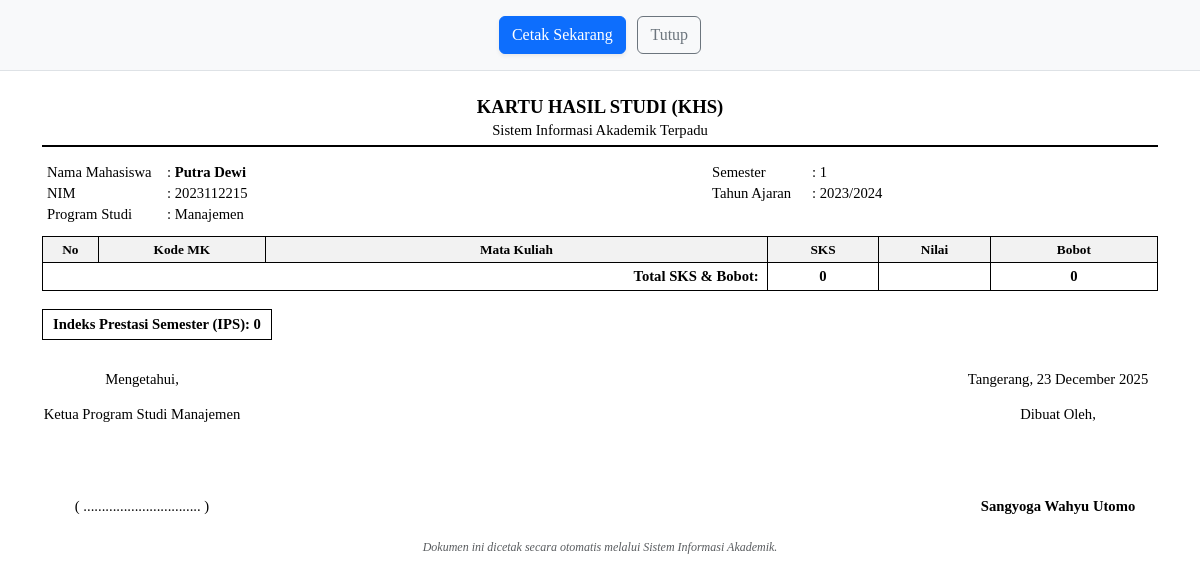
Page /mahasiswa/khs/cetak (signed in) on the committed database.
### tables this page shows
CREATE TABLE tbMahasiswa (
            nim TEXT PRIMARY KEY, 
            nama TEXT NOT NULL, 
            alamat TEXT,
            prodi TEXT,
            fakultas TEXT
        , telepon TEXT);

### routes/mahasiswa.py (the view)
@mahasiswa_bp.route('/mahasiswa/khs/cetak')
def cetak_khs():
    if not session.get('logged_in'): return redirect(url_for('auth.login'))
    conn = get_db()
    nim = request.args.get('nim') or session.get('username')
    semester = request.args.get('semester', 1, type=int)
    tahun = request.args.get('tahun', '2023/2024')
    data_khs = repo.ambil_khs(conn, nim, semester, tahun)
    mahasiswa = repo.cari_by_nim(conn, nim)
    total_sks = 0
    total_bobot = 0
    bobot_map = {'A': 4, 'B': 3, 'C': 2, 'D': 1, 'E': 0}
    for mk in data_khs:
        if mk['nilai_huruf']:
            total_sks += mk['sks']
            total_bobot += (mk['sks'] * bobot_map.get(mk['nilai_huruf'], 0))
    ips = 0 if total_sks == 0 else round(total_bobot / total_sks, 2)
    import datetime
    current_date = datetime.date.today().strftime('%d %B %Y')
    return render_template('cetak_khs.html',
                           mahasiswa=mahasiswa,
                           data=data_khs,
                           semester=semester,
                           tahun=tahun,
                           ips=ips,
                           current_date=current_date,
                           auto_print=True)

### app.py (called while the page is built, shortened)
@app.context_processor
def inject_totals():
    return dict(nav_total_pending=0)

@app.teardown_appcontext
def close_connection(exception):
    repo.close_connection(exception)

### repository.py (called while the page is built)
def get_db():
    db = getattr(g, '_database', None)
    if db is None:
        db = g._database = sqlite3.connect(DATABASE_NAME)
        db.row_factory = sqlite3.Row
    return db

def close_connection(exception):
    db = getattr(g, '_database', None)
    if db is not None:
        db.close()

def cari_by_nim(conn, nim):
    cursor = conn.cursor()
    cursor.execute("SELECT * FROM tbMahasiswa WHERE nim=?", (nim,))
    return cursor.fetchone()

def ambil_khs(conn, nim, semester, tahun_ajaran):
    return ambil_krs_mahasiswa(conn, nim, semester, tahun_ajaran)

def ambil_krs_mahasiswa(conn, nim, semester, tahun_ajaran):
    cursor = conn.cursor()
    query = """
        SELECT k.id, k.nim, k.kode_matkul, k.semester, k.tahun_ajaran,
               m.nama_matkul, m.sks, k.nilai_angka, k.nilai_huruf
        FROM tbKRS k
        JOIN tbMatakuliah m ON k.kode_matkul = m.kode_matkul
        WHERE k.nim = ? AND k.semester = ? AND k.tahun_ajaran = ?
    """
    cursor.execute(query, (nim, semester, tahun_ajaran))
    return cursor.fetchall()

### routes/general.py (called while the page is built)
def get_db():
    return repo.get_db()

### templates/cetak_khs.html (shortened to what this page needs)
<!DOCTYPE html>
<html lang="id">
<head>
    <link href="https://cdn.jsdelivr.net/npm/bootstrap@5.3.3/dist/css/bootstrap.min.css" rel="stylesheet">
</head>
<body {% if auto_print %}onload="window.print()" {% endif %}>
    <div class="no-print text-center py-3 bg-light border-bottom mb-4">
        <button onclick="window.print()" class="btn btn-primary shadow-sm"> Cetak
            Sekarang</button>
        <button onclick="window.close()" class="btn btn-outline-secondary ms-2">Tutup</button>
    </div>
    <div class="container">
        <div class="header-box">
            <div class="khs-title">KARTU HASIL STUDI (KHS)</div>
            <div>Sistem Informasi Akademik Terpadu</div>
        </div>
        <div class="row">
            <div class="col-7">
                <table class="info-table">
                    <tr>
                        <td width="120">Nama Mahasiswa</td>
                        <td>: <strong>{{ mahasiswa['nama'] }}</strong></td>
                    </tr>
                    <tr>
                        <td>NIM</td>
                        <td>: {{ mahasiswa['nim'] }}</td>
                    </tr>
                    <tr>
                        <td>Program Studi</td>
                        <td>: {{ mahasiswa['prodi'] }}</td>
                    </tr>
                </table>
            </div>
            <div class="col-5">
                <table class="info-table">
                    <tr>
                        <td width="100">Semester</td>
                        <td>: {{ semester }}</td>
                    </tr>
                    <tr>
                        <td>Tahun Ajaran</td>
                        <td>: {{ tahun }}</td>
                    </tr>
                </table>
            </div>
        </div>
        <table class="main-table">
            <thead>
                <tr>
                    <th width="5%">No</th>
                    <th width="15%">Kode MK</th>
                    <th width="45%">Mata Kuliah</th>
                    <th width="10%">SKS</th>
                    <th width="10%">Nilai</th>
                    <th width="15%">Bobot</th>
                </tr>
            </thead>
                {% set ns = namespace(total_sks=0, total_bobot=0) %}
            <tfoot>
                <tr class="fw-bold">
                    <td colspan="3" class="text-end">Total SKS & Bobot:</td>
                    <td class="text-center">{{ ns.total_sks }}</td>
                    <td></td>
                    <td class="text-center">{{ ns.total_bobot }}</td>
                </tr>
            </tfoot>
        </table>
        <div class="mt-2">
            <div class="summary-box">
                <strong>Indeks Prestasi Semester (IPS): {{ ips }}</strong>
            </div>
        </div>
        <div class="footer-sign">
            <div class="sign-placeholder">
                <p>Mengetahui,</p>
                <p>Ketua Program Studi {{ mahasiswa['prodi'] }}</p>
                <br><br><br>
                <p>( ................................ )</p>
            </div>
            <div class="sign-placeholder">
                <p>Tangerang, {{ current_date }}</p>
                <p>Dibuat Oleh,</p>
                <br><br><br>
                <p><strong>Sangyoga Wahyu Utomo</strong></p>
            </div>
        </div>
        <div class="mt-2 text-center text-muted" style="font-style: italic; font-size: 9pt;">
            Dokumen ini dicetak secara otomatis melalui Sistem Informasi Akademik.
        </div>
    </div>
</body>
</html>

### templates/cetak_khs.html (style rules this page uses)
body { background-color: white; font-family: 'Times New Roman', Times, serif; font-size: 11pt; color: black; line-height: 1.3; }
.header-box { border-bottom: 2px solid black; padding-bottom: 5px; margin-bottom: 15px; text-align: center; }
.khs-title { font-weight: bold; font-size: 14pt; margin-bottom: 2px; }
.info-table td { padding: 1px 5px; vertical-align: top; }
.main-table { width: 100%; border-collapse: collapse; margin-top: 10px; }
.main-table th, .main-table td { border: 1px solid black; padding: 4px 8px; }
.main-table thead th { text-align: center; background-color: #f2f2f2 !important; print-color-adjust: exact; -webkit-print-color-adjust: exact; font-size: 10pt; }
.summary-box { margin-top: 10px; border: 1px solid black; padding: 5px 10px; display: inline-block; min-width: 180px; }
.footer-sign { margin-top: 30px; display: flex; justify-content: space-between; page-break-inside: avoid; }
.sign-placeholder { width: 200px; text-align: center; }

### rows in the picture
tbMahasiswa: nama "Putra Dewi", nim "2023112215", prodi "Manajemen"

### other values in the picture
{{ semester }} "1"
{{ tahun }} "2023/2024"
{{ ns.total_sks }} "0"
{{ ns.total_bobot }} "0"
{{ ips }} "0"
